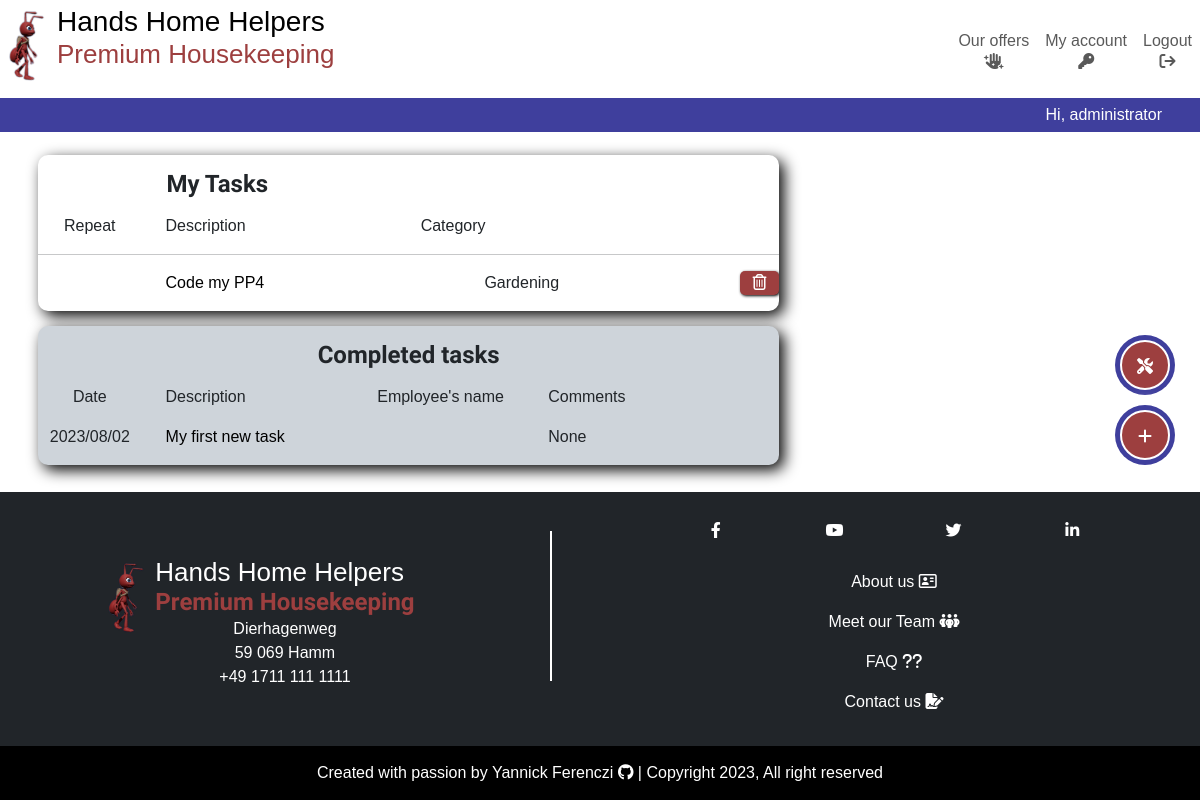
The app's page /dashboard/ (signed in), older data.
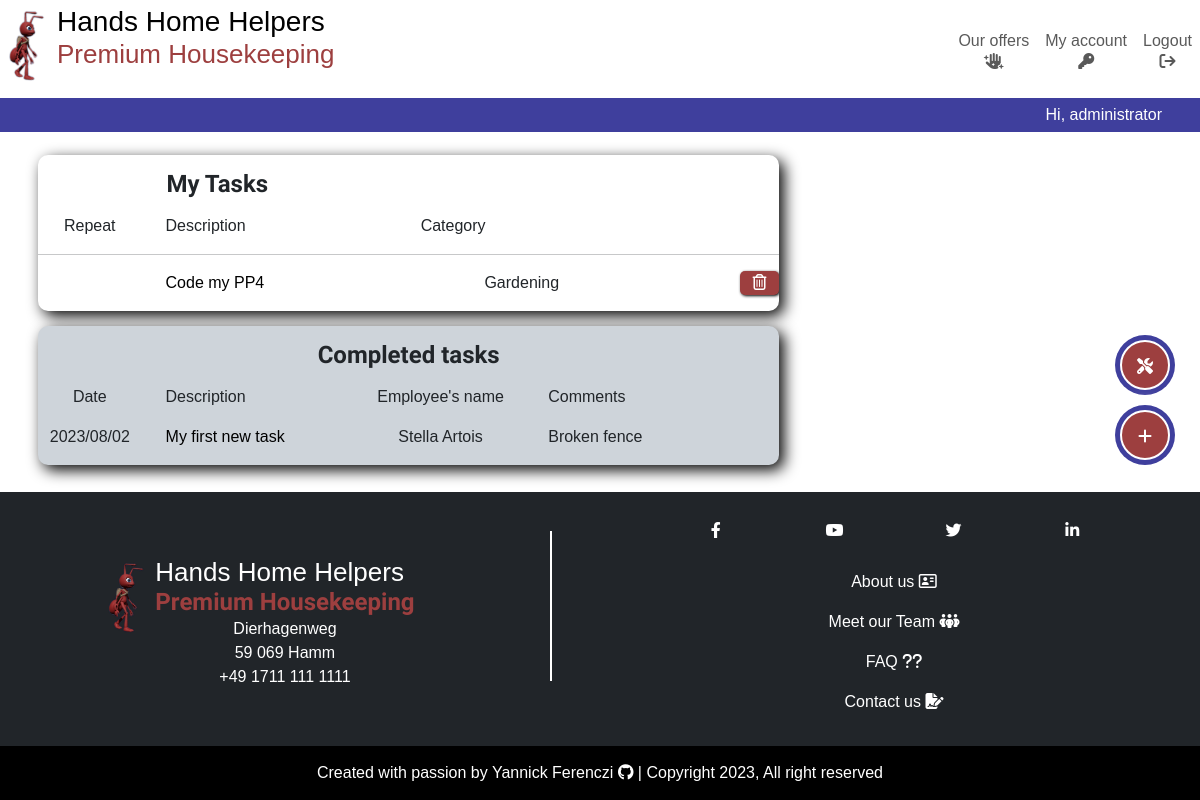
The same page, newer data.
### tasks/models.py (models this page shows, shortened)
class Task(models.Model):
    CATEGORIES = [
        ("Gardening", "Gardening"),
        ("Cleaning", "Cleaning"),
        ("Garden patch", "Garden patch"),
        ("Swimming pool", "Swimming pool"),
        ("Renovation and repair", "Renovation and repair"),
        ("Home care", "Home care"),
    ]
    name = models.CharField(max_length=250, )
    done = models.BooleanField(default=False)
    owner = models.ForeignKey(
        User,
        on_delete=models.CASCADE,
        related_name="task_owner",
    )
    created_on = models.DateField(auto_now_add=True)
    category = models.CharField(
        max_length=50,
        choices=CATEGORIES,
        default="CLEANING",
    )
    repeat = models.BooleanField(default=False)
    employee = models.ForeignKey(
        Employee,
        on_delete=models.PROTECT,
        related_name="employees",
        blank=True,
        null=True,
    )
    comment = models.CharField(max_length=250, blank=True, null=True)
    class Meta:
        ordering = ["-created_on"]

class Employee(models.Model):
    first_name = models.CharField(max_length=250)
    last_name = models.CharField(max_length=250)
    active = models.BooleanField(default=True)
    @property
    def full_name(self):
        return f"{self.first_name} {self.last_name}"

### tasks/views.py (the view)
class TaskList(LoginRequiredMixin, generic.ListView):
    model = Task
    template_name = "tasks/dashboard.html"
    paginated_by = 50
    def get_queryset(self):
        return Task.objects.filter(owner=self.request.user)

### tasks/templates/tasks/dashboard.html (shortened to what this page needs)
{% extends "base.html" %}
{% load static %}
{% block content %}
<div class="container-fluid container-lg p-2">
    <div class="row">
        <div class="col-12 col-md-8 order-2 order-md-1">
            <div class="dashboard-item">
                <div class="row">
                    <div class="col-6 align-self-center">
                        <h3>My Tasks</h3>
                    </div>
                </div>
                <div class="row">
                    <div class="col-2">
                        <p class="centered-content">Repeat</p>
                    </div>
                    <div class="col-4">
                        <p>Description</p>
                    </div>
                    <div class="col-3">
                        <p>Category</p>
                    </div>
                </div>
                {% for task in task_list %}
                {% if not task.done %}
                <div class="row">
                    <hr>
                    <div class="col-2 centered-content">
                    </div>
                    <div class="col-5">
                        <a href="{% url 'task_detail' task.id %}">{{ task.name }}</a>
                    </div>
                    <div class="col-4">
                        <p>{{ task.category }}</p>
                    </div>
                    <div class="col-1">
                        <div class="btn-delete">
                            <a href="{% url 'task_delete' task.pk %}">
                                <p class="centered-content"><i class="fa-regular fa-trash-can white-text"></i></p>
                            </a>
                        </div>
                    </div>
                </div>
                {% endif %}
                {% endfor %}
            </div>
            <div class="dashboard-item bg-dark-subtle">
                <div class="row">
                    <h3>Completed tasks</h3>
                </div>
                <div class="row">
                    <div class="col-2">
                        <p class="centered-content">Date</p>
                    </div>
                    <div class="col-3">
                        <p>Description</p>
                    </div>
                    <div class="col-3">
                        <p class="centered-content">Employee's name</p>
                    </div>
                    <div class="col-4">
                        <p>Comments</p>
                    </div>
                </div>
                {% for task in task_list %}
                {% if task.done %}
                <div class="row">
                    <div class="col-2">
                        <p class="centered-content">{{ task.created_on|date:"Y/m/d" }}</p>
                    </div>
                    <div class="col-3">
                        <a href="#">{{ task.name }}</a>
                    </div>
                    <div class="col-3">
                        <p class="centered-content">{{ task.employee.full_name }}</p>
                    </div>
                    <div class="col-4">
                        {{ task.comment }}
                    </div>
                </div>
                {% endif %}
                {% endfor %}
            </div>
        </div>
    </div>
</div>
{% endblock content %}

### templates/base.html (shortened to what this page needs)
{% load static %}
{% url 'home' as home_url %}
{% url 'dashboard' as dashboard_url %}
{% url 'account_logout' as logout_url %}
{% url 'account_login' as login_url %}
{% url 'account_signup' as signup_url %}
<!DOCTYPE html>
<html lang="en">
<head>
    <link rel="stylesheet" href="https://cdnjs.cloudflare.com/ajax/libs/font-awesome/6.4.0/css/all.min.css"
>
    <link href="https://cdn.jsdelivr.net/npm/bootstrap@5.3.0/dist/css/bootstrap.min.css" rel="stylesheet"
>
    <link rel="stylesheet" href="{% static 'css/style.css' %}">
</head>
<body>
    <header>
        <nav class="navbar navbar-expand-md py-0">
            <div class="container-fluid">
                <a class="navbar-brand" href="{% url 'home' %}">
                    <div class="main-logo">
                        <img class="img-logo" src="{% static 'images/hands_home_helpers_logo.png' %}"
                            alt="Hands Home Helpers company logo">
                        <div class="name-logo">
                            <h1><span class="d-block d-md-inline">Hands</span>
                                <span class="d-block d-md-inline">Home</span>
                                <span class="d-block d-md-inline">Helpers</span>
                            </h1>
                            <h2 class="red-ant d-none d-md-block">Premium Housekeeping</h2>
                        </div>
                    </div>
                </a>
                <div class="user-options">
                    {% if request.user.is_superuser %}
                    <div class="fixed-btn d-flex justify-content-center" data-bs-toggle="tooltip" data-bs-placement="left"
                        title="Go to admin panel">
                        <a href="/administration_panel/"><i class="fa-solid fa-screwdriver-wrench d-inline-block mt-1"></i></a>
                    </div>
                    {% endif %}
                    {% if request.user.is_authenticated %}
                    <div class="fixed-btn d-flex justify-content-center" data-bs-toggle="tooltip" data-bs-placement="left"
                        title="Add a task">
                        <a href="{% url 'task_create' %}">
                            <i class="fa-solid fa-plus d-inline-block mt-1"></i></p>
                        </a>
                    </div>
                    {% endif %}
                </div>
                <div class="collapse navbar-collapse" id="navbarSupportedContent">
                    <ul class="navbar-nav ms-auto mb-0 mb-lg-0">
                        <li class="nav-item">
                            <a class="nav-link centered-content {% if request.path == home_url %}active{%endif%}"
                                aria-current="page" aria-label="go to home page" href="{% url 'home' %}">Our offers <i
                                    class="fa-solid fa-hand-sparkles d-block centered-content"></i></a>
                        </li>
                        {% if user.is_authenticated %}
                        <li class="nav-item {% if request.path == dashboard_url %}active{%endif%}">
                            <a class="nav-link centered-content" aria-current="page"
                                href="{% url 'dashboard' %}">My account <i
                                    class="fa-solid fa-key d-block centered-content"></i></a>
                        </li>
                        <li class="nav-item">
                            <a class="nav-link centered-content {% if request.path == logout_url %}active{%endif%}" aria-current="page" aria-label="go to logout page"
                                href="{% url 'account_logout' %}">Logout <i
                                    class="fa-solid fa-arrow-right-from-bracket d-block centered-content"></i></a>
                        </li>
                        {% endif %}
                    </ul>
                </div>
            </div>
        </nav>
        <div class="container-fluid">
            <div class="row">
                <p class="col greetings">{% if user.is_authenticated %}Hi, {{ user.username }}{% endif %}</p>
            </div>
        </div>
    </header>
    <main class="main-content">
        {% block content %}
        {% endblock content %}
    </main>
    <footer class="main-footer bg-dark">
        <div class="container-fluid">
            <div class="row p-4">
                <div class="col-md-5 p-0 d-flex align-items-center justify-content-center">
                    <a class="navbar-brand" href="{% url 'home' %}">
                        <div class="main-logo d-inline-block mt-2">
                            <img class="img-logo" src="{% static 'images/hands_home_helpers_logo.png' %}"
                                alt="Hands Home Helpers company logo">
                            <div class="name-logo">
                                <h2>Hands Home Helpers</h2>
                                <h3 class="red-ant p-0">Premium Housekeeping</h3>
                                <div class="address">
                                    <p class="centered-content m-0">Dierhagenweg</p>
                                    <p class="centered-content m-0">59 069 Hamm</p>
                                    <p class="centered-content m-0">+49 1711 111 1111</p>
                                </div>
                            </div>
                        </div>
                    </a>
                </div>
                <div class="col-md-1">
                    <div class="footer-rule"></div>
                </div>
                <div class="col-md-6">
                    <div class="row pb-2">
                        <div class="col">
                            <ul class="navbar-nav bg-dark d-flex flex-row align-items-center justify-content-evenly">
                                <li class="nav-item">
                                    <a class="nav-link social-media p-0" href="https://www.facebook.com/" target="_blank"><i class="fa-brands fa-facebook-f"></i></a>
                                </li>
                                <li class="nav-item">
                                    <a class="nav-link social-media p-0" href="https://www.youtube.com/" target="_blank"><i class="fa-brands fa-youtube"></i></a>
                                </li>
                                <li class="nav-item">
                                    <a class="nav-link social-media p-0" href="https://www.twitter.com/" target="_blank"><i class="fa-brands fa-twitter"></i></a>
                                </li>
                                <li class="nav-item">
                                    <a class="nav-link social-media p-0" href="https://www.linkedin.com/" target="_blank"><i class="fa-brands fa-linkedin-in"></i></a>
                                </li>
                            </ul>
                        </div>
                    </div>
                    <div class="row pt-2">
                        <div class="col extra-ressources">
                            <ul class="navbar-nav bg-dark">
                                <li class="nav-item">
                                    <a class="nav-link" href="{% url 'about' %}#about-section">About us <i class="fa-regular fa-address-card"></i></a>
                                </li>
                                <li class="nav-item">
                                    <a class="nav-link" href="{% url 'about' %}#team-section">Meet our Team <i class="fa-solid fa-people-group"></i></a>
                                </li>
                                <li class="nav-item">
                                    <a class="nav-link" href="{% url 'about' %}#faq-section">FAQ <i class="fa-solid fa-question"></i><i class="fa-solid fa-question"></i></a>
                                </li>
                                <li class="nav-item">
                                    <a class="nav-link" href="{% url 'contact' %}">Contact us <i class="fa-solid fa-file-signature"></i></a>
                                </li>
                            </ul>
                        </div>
                    </div>
                </div>
            </div>
        </div>
        <div class="container-fluid">
            <div class="row">
                <div class="col">
                    <div class="copyright bg-black">
                        <p>Created with passion by
                            <a class="white-text" href="https://github.com/yannickferenczi" target="_blank">
                                Yannick Ferenczi <i class="fa-brands fa-github"></i>
                            </a> | Copyright {% now "Y" %}, All right reserved
                        </p>
                    </div>
                </div>
            </div>
        </div>
    </footer>
</body>

### static/css/style.css (style rules this page uses)
.red-ant { color: #9d3f3f; }
.white-text { color: white; }
body { display: flex; font-family: 'Merriweather Sans', sans-serif; flex-direction: column; min-height: 100vh; }
h3, h4, h5, h6 { margin: 0; font-family: 'Andika', sans-serif; font-weight: bold; text-align: center; }
h1 { font-size: 22px; padding-bottom: 0; margin-bottom: 0; }
h2 { font-size: 21px; }
h3 { font-size: 20px; padding: 15px; }
.centered-content { text-align: center; }
.container-fluid { padding: 0; }
a { text-decoration: none; color: black; }
.img-logo { height: 80px; vertical-align: baseline; }
.name-logo { display: inline-block; vertical-align: top; }
.name-logo h2 { padding-bottom: 0; margin-bottom: 0; padding-top: 0; margin-top: 0; }
.name-logo h3 { padding-top: 0; margin-top: 0; }
.greetings { margin-bottom: 0; text-align: right; padding: 5px 50px; background-color: #3f3f9d; color: white; }
.user-options { position: fixed; right: 25px; top: 50%; transform: translate(0, -50%); z-index: 2; }
.fixed-btn { background-color: #3f3f9d; width: 60px; height: 60px; vertical-align: middle; margin: 10px auto; text-align: center; border-radius: 50%; box-shadow: 0 0 15px white; }
.fixed-btn a { display: inline-block; margin: 5px 0; line-height: 50px; vertical-align: middle; width: 50px; border-radius: 50%; background-color: #9d3f3f; color: white; border: 2px solid white; }
.main-footer { margin-top: auto; color: white; }
.footer-rule { border-top: 2px solid white; width: 60%; margin: 15px auto; }
.social-media { width: 30px; height: 30px; overflow: hidden; border-radius: 50%; line-height: 30px; vertical-align: middle; text-align: center; }
.extra-ressources a { text-align: center; }
.copyright { margin: 0; padding: 15px; }
.copyright p { margin: 0; text-align: center; }
.dashboard-item { margin: 15px auto; background-color: #fff; border-radius: 10px; box-shadow: 5px 5px 15px black; overflow: hidden; }
.btn-delete { border-radius: 5px; box-shadow: 1px 1px 3px black; background-color: #9d3f3f; }
@media only screen and (min-width: 768px) { h1 { font-size: 28px; } }
@media only screen and (min-width: 768px) { h2 { font-size: 26px; } }
@media only screen and (min-width: 768px) { h3 { font-size: 24px; padding: 15px; } }
@media only screen and (min-width: 768px) { .navbar-nav { background-color: white; } }
@media only screen and (min-width: 768px) { .footer-rule { border-left: 2px solid white; width: 0; height: 150px; margin: 15px auto; } }

Row changes from the older to the newer data that the page shows:
changed Task "My first new task": employee.full_name (not shown) → "Stella Artois"; comment "None" → "Broken fence"
